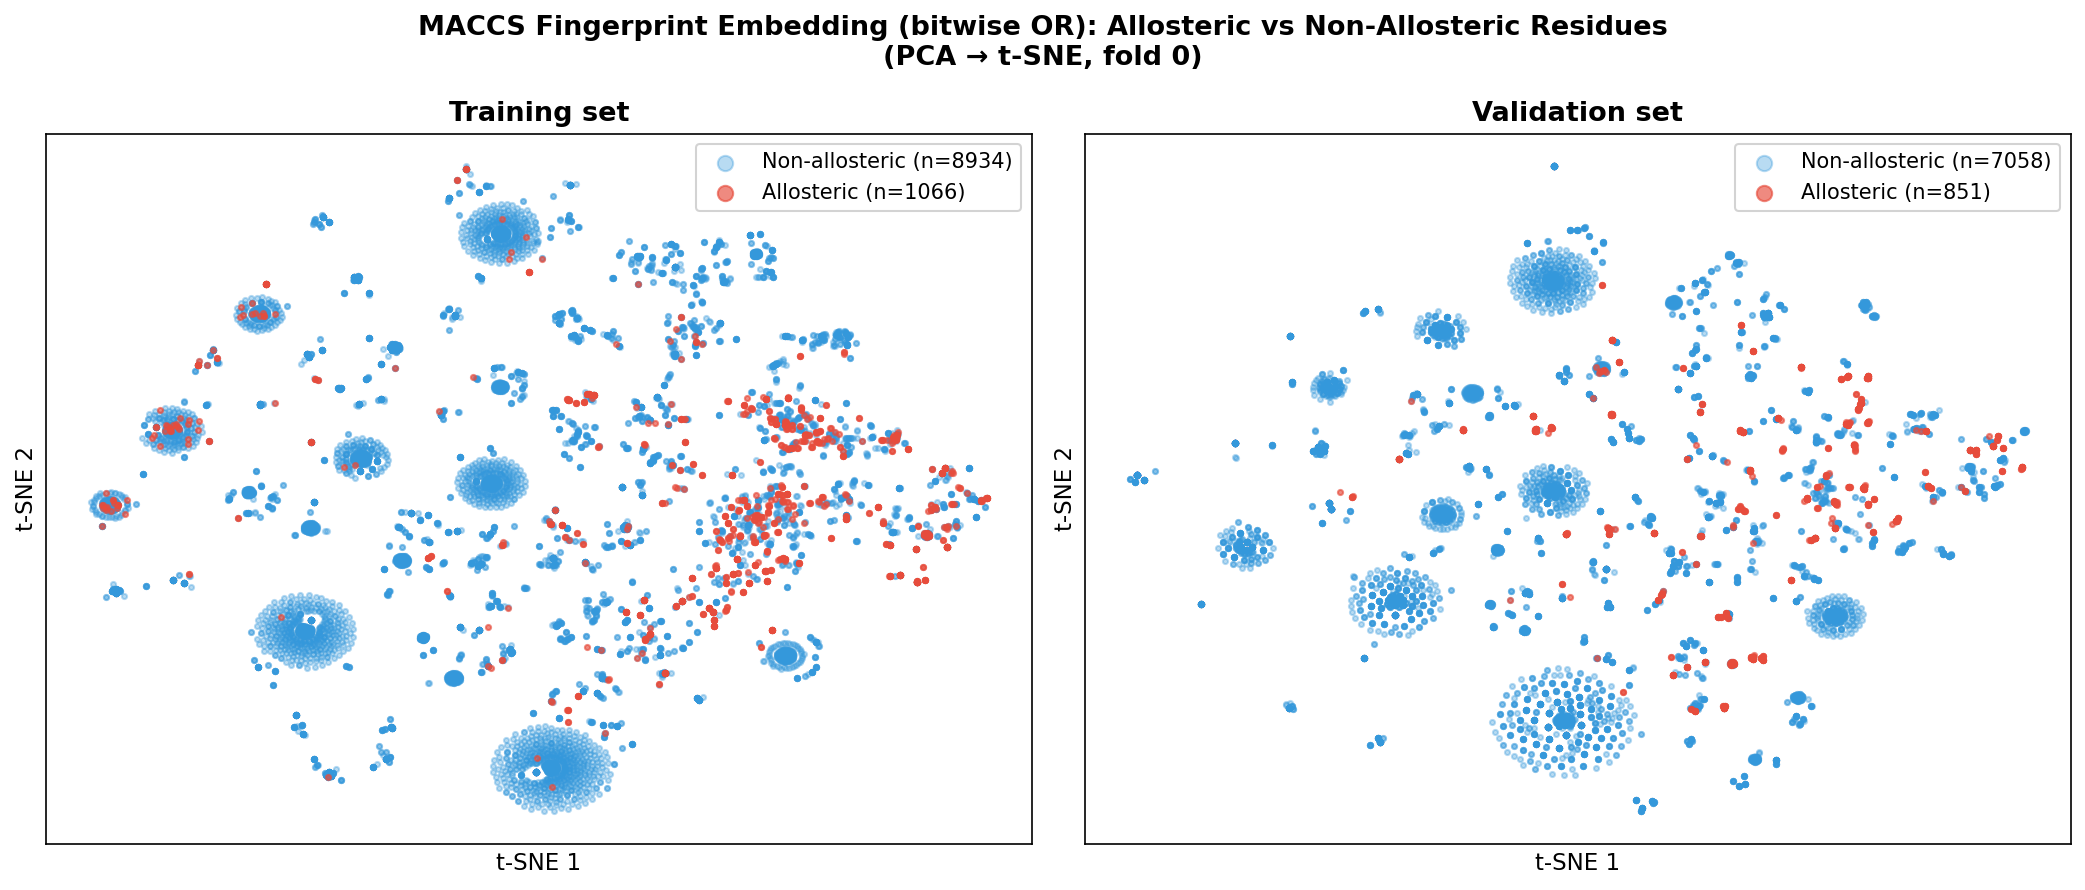

Reproduce this figure in Python.
"""MACCS fingerprint t-SNE embedding: allosteric vs non-allosteric ligands.

Two plots side by side: training set (fold 0) and validation set (fold 0).
Large splits are stratified-subsampled to keep t-SNE tractable.
"""
import os
import numpy as np
import matplotlib
matplotlib.use("Agg")
import matplotlib.pyplot as plt
from sklearn.decomposition import PCA
from sklearn.manifold import TSNE

PROJDIR = "/auto/vestec1-elixir/home/hamzagamouh/allosteric-conf-plm"
FEATURES_DIR = f"{PROJDIR}/features"
OUT_DIR = f"{PROJDIR}/visualizations"

MAX_SAMPLES = 10_000   # cap per split to keep t-SNE runtime manageable
PERPLEXITY   = 40
RANDOM_STATE = 42


def load_maccs(mode, fold=0):
    allo     = np.load(f"{FEATURES_DIR}/{mode}_allo_maccs_fold_{fold}.npy")
    non_allo = np.load(f"{FEATURES_DIR}/{mode}_non_allo_maccs_fold_{fold}.npy")
    X = np.concatenate([allo, non_allo], axis=0).astype(float)
    y = np.array([1] * len(allo) + [0] * len(non_allo))
    return X, y


def stratified_subsample(X, y, max_n, rng):
    if len(y) <= max_n:
        return X, y
    classes, counts = np.unique(y, return_counts=True)
    fractions = counts / counts.sum()
    indices = []
    for cls, frac in zip(classes, fractions):
        cls_idx = np.where(y == cls)[0]
        n_take  = int(round(max_n * frac))
        n_take  = min(n_take, len(cls_idx))
        indices.append(rng.choice(cls_idx, size=n_take, replace=False))
    idx = np.concatenate(indices)
    rng.shuffle(idx)
    return X[idx], y[idx]


def embed_tsne(X, rng):
    # PCA first to reduce noise and speed up t-SNE
    n_pca = min(50, X.shape[1], X.shape[0] - 1)
    pca   = PCA(n_components=n_pca, random_state=RANDOM_STATE)
    X_pca = pca.fit_transform(X)
    print(f"    PCA variance explained ({n_pca} components): "
          f"{pca.explained_variance_ratio_.sum():.1%}")
    tsne = TSNE(
        n_components=2,
        perplexity=PERPLEXITY,
        random_state=RANDOM_STATE,
        n_iter=1000,
        init="pca",
        learning_rate=200.0,
    )
    return tsne.fit_transform(X_pca)


rng = np.random.default_rng(RANDOM_STATE)

fig, axes = plt.subplots(1, 2, figsize=(14, 6))

for ax, mode, title in zip(axes,
                            ("train", "val"),
                            ("Training set", "Validation set")):
    print(f"\n── {title} ──")
    X, y = load_maccs(mode)
    print(f"  Full: allo={y.sum()}, non-allo={(y==0).sum()}, total={len(y)}")

    X_sub, y_sub = stratified_subsample(X, y, MAX_SAMPLES, rng)
    n_allo = y_sub.sum()
    n_non  = (y_sub == 0).sum()
    print(f"  After subsample: allo={n_allo}, non-allo={n_non}, total={len(y_sub)}")

    print("  Running PCA + t-SNE …")
    emb = embed_tsne(X_sub, rng)

    non_mask  = y_sub == 0
    allo_mask = y_sub == 1

    ax.scatter(emb[non_mask,  0], emb[non_mask,  1],
               c="#3498db", alpha=0.35, s=6,
               label=f"Non-allosteric (n={n_non})", rasterized=True)
    ax.scatter(emb[allo_mask, 0], emb[allo_mask, 1],
               c="#e74c3c", alpha=0.65, s=6,
               label=f"Allosteric (n={n_allo})", rasterized=True)

    ax.set_title(title, fontsize=13, fontweight="bold")
    ax.set_xlabel("t-SNE 1", fontsize=11)
    ax.set_ylabel("t-SNE 2", fontsize=11)
    ax.tick_params(left=False, bottom=False, labelleft=False, labelbottom=False)
    ax.legend(fontsize=10, markerscale=3, framealpha=0.85)

fig.suptitle(
    "MACCS Fingerprint Embedding (bitwise OR): Allosteric vs Non-Allosteric Residues\n"
    "(PCA → t-SNE, fold 0)",
    fontsize=13, fontweight="bold",
)
plt.tight_layout()
out_path = os.path.join(OUT_DIR, "maccs_embedding.png")
plt.savefig(out_path, dpi=150, bbox_inches="tight")
print(f"\nSaved: {out_path}")
